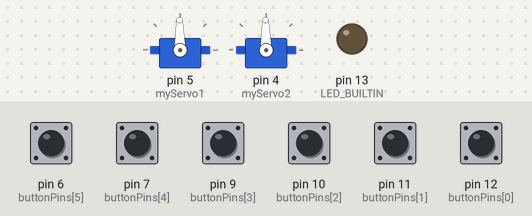
This sketch was run on a simulated Arduino Uno, built with avr-gcc and run on an emulated ATmega328P. Parts: 2 × servo, output pins drawn as LEDs (lit = HIGH). The test bench sets the inputs (shaded band); at power-on: pin 6 (buttonPins[5]), pin 7 (buttonPins[4]), pin 9 (buttonPins[3]), pin 10 (buttonPins[2]), pin 11 (buttonPins[1]), pin 12 (buttonPins[0]) HIGH. What the sketch prints to the serial monitor is not drawn.

Above: at 0.1 s.
At 5.1 s:
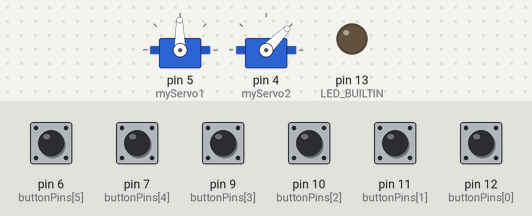
At 10.2 s:
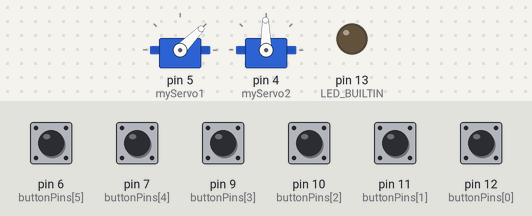
Timing chart, 0 to 16.8 s (numbered marks = the images above):
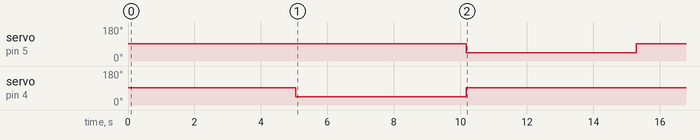

Measured:
- by itself, servo on pin 5 (myServo1): 91° → 45° at 10.2 s, → 91° 5.1 s later
- by itself, servo on pin 4 (myServo2): 91° → 45° at 5.1 s, → 91° 5.1 s later

The sketch:

PianoCode.ino
```cpp
#include <Servo.h>

Servo myServo1;
Servo myServo2;

const int rampTime = 5000;

const int phase1 = rampTime;
boolean p1 = false; // nothing, both on on top
const int phase2 = rampTime;
boolean p2 = false; // eurydice falls
const int phase3 = rampTime;
boolean p3 = false; // orpheus goes after
const int phase4 = rampTime;
boolean p4 = false; // wait at bottom, bargain with hades
const int phase5 = rampTime+300;
boolean p5 = false; // both go up
const int phase6 = rampTime;
boolean p6 = false;// euridyce falls again
const int reset = rampTime+300;
boolean pr = false;// reset
const int rwait = 3000;

const int stop = 91;
const int forward = 45; //45;
const int backward = 135; //135;

boolean correct = false;

long currentMillis = 0;
long startMillis = 0;

int bPinCheck[] = {0,0,0,0,0,0,0};
const uint8_t buttonPins[] = { 12, 11, 10, 9, 7, 6};
const int numTones = sizeof(buttonPins) / sizeof(buttonPins[0]);

void setup() {
  myServo1.attach(5);
  myServo1.write(stop);
  myServo2.attach(4);
  myServo2.write(stop);
  pinMode(LED_BUILTIN, OUTPUT);
  for (uint8_t i = 0; i < numTones; i++) {
    pinMode(buttonPins[i], INPUT_PULLUP);
  }
  Serial.begin(9600);
}

void loop() {

  currentMillis = millis();
  setPhases();
  //myServo2.write(backward);
  setServos();
  if(p4 == true){
    bargain();
  }


  buttonChanges();

}

void buttonChanges()
{
  for (uint8_t i = 0; i < numTones; i++) {
    if (digitalRead(buttonPins[i]) == HIGH /*&& digitalRead(buttonPins[i]) != bPinCheck[i]*/) {
      bPinCheck[i] = digitalRead(buttonPins[i]);
      Serial.println("AAAAA");
      switch(i){
        case 0:
          Serial.println("play1");
          break;
        case 1:
          Serial.println("play2");
          break;
        case 2:
          Serial.println("play3");
          break;
        case 3:
          Serial.println("play4");
          break;
        case 4:
          Serial.println("play5");
          break;
        case 5:
          Serial.println("play6");
          break;
        case 6:
          Serial.println("play7");
          break;
      }

      Serial.println("hmmm");
    }
  }
}

void setPhases()
{
  if(p1 == false && p2 == false && p3 == false && p4 == false && p5 == false && p6 == false && pr == false){
    myServo1.write(stop);
    myServo2.write(stop);
    for (uint8_t i = 0; i < numTones; i++) {
      if (digitalRead(buttonPins[i]) == HIGH) {
        p1 = true;
      }
    }

  } else if(p1 == true && p2 == false && p3 == false && p4 == false && p5 == false && p6 == false && pr == false){
    if(currentMillis-startMillis >= phase1){
      startMillis = millis();
      p1 = false;
      p2 = true;

    }
  } else if(p1 == false && p2 == true && p3 == false && p4 == false && p5 == false && p6 == false && pr == false){
    if(currentMillis-startMillis >= phase2){
      startMillis = millis();
      p2 = false;
      p3 = true;
    }
  } else if(p1 == false && p2 == false && p3 == true && p4 == false && p5 == false && p6 == false && pr == false){
    if(currentMillis-startMillis >= phase3){
      startMillis = millis();
      p3 = false;
      p4 = true;
    }
  } else if(p1 == false && p2 == false && p3 == false && p4 == true && p5 == false && p6 == false && pr == false){
    if(correct == true){
      startMillis = millis();
      p4 = false;
      p5 = true;
      correct = false;
    }
  } else if(p1 == false && p2 == false && p3 == false && p4 == false && p5 == true && p6 == false && pr == false){
    if(currentMillis-startMillis >= phase5){
      startMillis = millis();
      p5 = false;
      p6 = true;
    }
  } else if(p1 == false && p2 == false && p3 == false && p4 == false && p5 == false && p6 == true && pr == false){
    if(currentMillis-startMillis >= phase6){
      myServo1.write(stop);
      myServo2.write(stop);
      delay(3000);
      startMillis = millis();
      p6 = false;
      pr = true;
    }
  } else if(p1 == false && p2 == false && p3 == false && p4 == false && p5 == false && p6 == false && pr == true){
    if(currentMillis-startMillis >= reset){
      startMillis = millis();
      pr = false;
    }
  }
}

void setServos()
{
  if(p1){
    myServo1.write(stop);
    myServo2.write(stop);
  }
  if(p2){
    myServo2.write(forward);
  }
  if(p3){
    myServo1.write(forward);
    myServo2.write(stop);
  }
  if(p4){
    myServo1.write(stop);
    myServo2.write(stop);
  }
  if(p5){
    myServo1.write(backward);
    myServo2.write(backward);
  }
  if(p6){
    myServo1.write(stop);
    myServo2.write(forward);
  }
  if(pr){
    myServo2.write(backward);
    myServo1.write(stop);
  }
}

int buttonChange1()
{
  for (uint8_t i = 0; i < numTones; i++) {
    if (digitalRead(buttonPins[i]) == HIGH /*&& digitalRead(buttonPins[i]) != bPinCheck[i]*/) {
      bPinCheck[i] = digitalRead(buttonPins[i]);
      Serial.println("AAAAA");
      switch(i){
        case 0:
          Serial.println("play1");
          return 1;
        case 1:
          Serial.println("play2");
          return 2;
        case 2:
          Serial.println("play3");
          return 3;
        case 3:
          Serial.println("play4");
          return 4;
        case 4:
          Serial.println("play5");
          return 5;
        case 5:
          Serial.println("play6");
          return 6;
        case 6:
          Serial.println("play7");
          return 7;
      }

      Serial.println("hmmm");
    }
  }
}


void bargain()
{
  int h = millis();
  Serial.println("play1");
  delay(800);
  Serial.println("play3");
  delay(800);
  Serial.println("play2");
  delay(800);
  Serial.println("play5");

  int waitForResponse = 0;
  while(waitForResponse == 0){
    int y = millis();
    int button = buttonChange1();

    if (button == 1 || y-h>20000){
      waitForResponse = 1;
    }
  }
  waitForResponse = 0;
  while(waitForResponse == 0){
    int y = millis();
    int button = buttonChange1();
    if (button == 3){
      waitForResponse = 1;
    }
  }
  waitForResponse = 0;
  while(waitForResponse == 0){
    int y = millis();
    int button = buttonChange1();
    if (button == 2){
      waitForResponse = 1;
    }
  }
  waitForResponse = 0;
  while(waitForResponse == 0){
    int y = millis();
    int button = buttonChange1();
    if (button == 5){
      waitForResponse = 1;
    }
  }
  correct = true;
}
```
